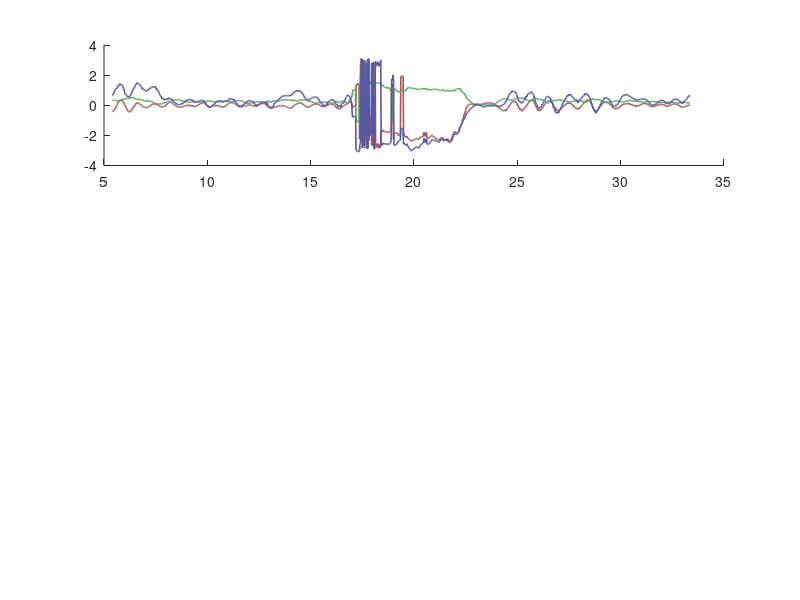

Recreate this plot in MATLAB. (Note: this script raises an error after producing the figure.)
clear all;
load('DESKTOP-4J3FS1P_2023_01_13_18_17_20FlapperInQualisys.mat');
DarkRed = [0.7,0.2,0.2];
PatchRed = [0.5,0.25,0.25];
LighGrayRed = [0.9,0.5,0.5];

DarkRed_2 = [0.5,0.3,0.3];
PatchRed_2 = [0.8,0.6,0.6];
LighGrayRed_2 = [0.95,0.55,0.75];

DarkGreen = [0.2,0.7,0.2];
PatchGreen = [0.25,0.5,0.25];
LighGrayGreen = [0.5,0.9,0.5];

DarkGreen_2 = [0.3,0.5,0.3];
PatchGreen_2 = [0.6,0.8,0.6];
LighGrayGreen_2 = [0.55,0.95,0.65];

DarkBlue = [0.2,0.2 ,0.7];
PatchBlue = [0.25,0.25, 0.5];
LighGrayBlue = [0.5,0.5,0.9];

DarkBlue_2 = [0.3,0.3,0.5];
PatchBlue_2 = [0.6,0.6,0.8];
LighGrayBlue_2 = [0.55,0.7,0.95];

LighGray = [0.8,0.8,0.8];


LineWidth = 0.9;
Emph = 1.3;
BasisRotation = [1, 0, 0;...
                 0, 0, 1;...
                 0,-1, 0]';
             
% x_tick = [0 2000 4000 6000 8000 10000 12000];
figure;
subplot(3,1,1);
hold on;
Cut = 500 : 2900;

plot(record_time_stamp(Cut),deg2rad(record_Sensor_data(Cut,4)) ,"-",'LineWidth',LineWidth* Emph,'Color',LighGrayRed * 0.7);
plot(record_time_stamp(Cut),deg2rad(record_Sensor_data(Cut,5)) ,"-",'LineWidth',LineWidth* Emph,'Color',LighGrayGreen * 0.7);
plot(record_time_stamp(Cut),deg2rad(record_Sensor_data(Cut,6)) ,"-",'LineWidth',LineWidth* Emph,'Color',LighGrayBlue* 0.7);

x_tick = record_time_stamp(Cut(1)) + ...
        (record_time_stamp(Cut(end)) - record_time_stamp(Cut(1))) * (0 : 0.2 : 1);
x_tick = roundn(x_tick,-2);
y_tick = [-3.14,  0,  3.14];
set(gca,'xtick',x_tick);
set(gca,'ytick',y_tick);
axis([x_tick(1) x_tick(end) y_tick(1) y_tick(end)]);
grid on;
h = gca;
set(h,'LineWidth',1,'GridLineStyle','--','GridAlpha',1,'GridColor',[0.9,0.9,0.9])
hold off;
legend('Roll','Pitch','Yaw');


idnetical_rot = [1,0,0;...
                 0,1,0;...
                 0,0,1];
G =             [1,0,0;...
                 0,1,0;...
                 0,0,1];
psi = ones(1,size(Cut,2));
for i = 1 : size(Cut,2)
    psi(i) = 0.5 * trace (G * (idnetical_rot ...
        - idnetical_rot' * reshape(record_Flapper_att(Cut(i),:,:), 3, 3))); 
end
subplot(3,1,2);
plot(record_time_stamp(Cut),psi ,"-",'LineWidth',LineWidth* Emph,'Color',LighGray * 0.6);
y_tick = [-0.1,  1,  2.1];
set(gca,'xtick',x_tick);
set(gca,'ytick',y_tick);
axis([x_tick(1) x_tick(end) y_tick(1) y_tick(end)]);
grid on;
h = gca;
set(h,'LineWidth',1,'GridLineStyle','--','GridAlpha',1,'GridColor',[0.9,0.9,0.9])
hold off;

subplot(3,1,3);
hold on;
% for i = 2:4 
%         plot(record_time_stamp(Cut),record_Output_channel_data(Cut,i))
% end

plot(record_time_stamp(Cut),record_com(Cut,2) ,"-",'LineWidth',LineWidth,'Color',LighGrayRed * 0.7);
plot(record_time_stamp(Cut),record_com(Cut,3) ,"-",'LineWidth',LineWidth,'Color',LighGrayGreen * 0.7);
plot(record_time_stamp(Cut),record_com(Cut,4) ,"-",'LineWidth',LineWidth,'Color',LighGrayBlue* 0.7);


y_tick = -1 : 1 : 1;
set(gca,'xtick',x_tick);
set(gca,'ytick',y_tick);
axis([x_tick(1) x_tick(end) y_tick(1) y_tick(end)]);
grid on;
h = gca;
set(h,'LineWidth',1,'GridLineStyle','--','GridAlpha',1,'GridColor',[0.9,0.9,0.9])
hold off;

Cut1 = 900 : 1200;
Cut2 = 2500 : 2800;
sample = [psi(Cut1 - Cut(1)), psi(Cut2 - Cut(1))];
max(sample)
rms(sample)